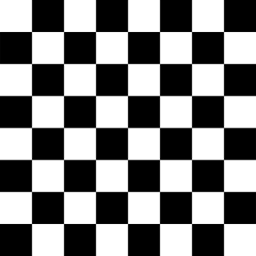
%> input picture HarrisCornerDetector/chess.png, 256 x 256 px
$ octave harris_corner.m   (GNU Octave 9; MATLAB toolbox functions it lacks are replaced by stand-ins)
%> lines starting %> are read from the running program, lines starting %| are printed output that depends on the picture

I=(imread('chess.png'));
%> I is the input picture: size 256x256x3 uint8; min 0, max 255, mean 127.4
if(size(I, 3)==1);
else I=rgb2gray(I);
%> I: size 256x256 uint8
end
%I=rgb2gray(S);
I2=im2double(I);
prewitt_x = [-1 0 1 ; -1 0 1; -1 0 1];
prewitt_y = [1 1 1 ; 0 0 0; -1 -1 -1];
Ix=conv2(I2,prewitt_x,'same');
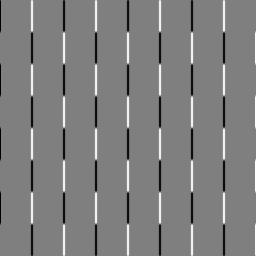
%> Ix: size 256x256 double; min -3, max 3, mean -1.63e-05; drawn with min black and max white
Iy=conv2(I2,prewitt_y,'same');
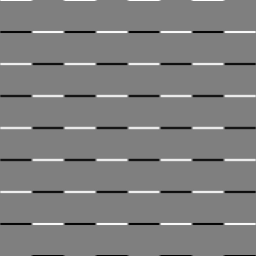
%> Iy: size 256x256 double; min -3, max 3, mean 3.59e-06; drawn with min black and max white
%calculation related to matrix M
%determinant of matrix M
k=input('Enter k: between 0.04 and 0.15: ');%b/w 0.04-0.15
%> the answer given: 3
det=(Ix.^2).*(Iy.^2)-(Ix.*Iy);
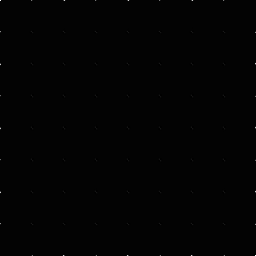
%> det: size 256x256 double; min -0.249, max 20, mean 0.00957; drawn with min black and max white
trace=(Ix.^2)+(Iy.^2);
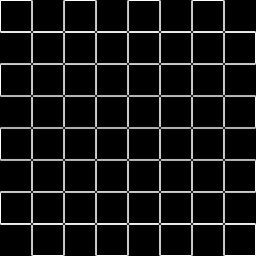
%> trace: size 256x256 double; min 0, max 9, mean 0.809; drawn with min black and max white
Mc=det-(trace.^2)*k;
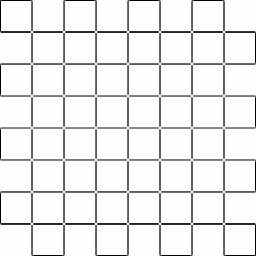
%> Mc: size 256x256 double; min -243, max 0.0141, mean -17.17; drawn with min black and max white
inter1=size(I,1);
%> inter1 = 256
level = graythresh(Mc);
%> level = 0.00392
Mc = im2bw(Mc,level);
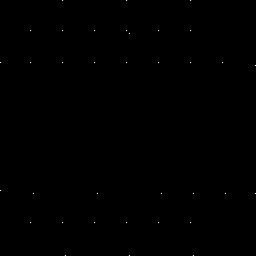
%> Mc: size 256x256 logical; 0.05% white in thin lines or dots
for i=1:inter1
    for j=1:inter1
        if (i==1) || (j==1) || (i==inter1) || (j==inter1)
            arr(i,j)=Mc(i,j);
        else
            a=[Mc(i,j+1),Mc(i,j-1),Mc(i+1,j),Mc(i-1,j),Mc(i+1,j+1),Mc(i-1,j-1),Mc(i-1,j+1),Mc(i+1,j-1)];
            m=max(a);
            arr(i,j)=m;
        end
    end
end
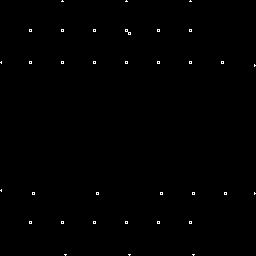
%> arr: size 256x256 logical; 0.37% white in thin lines or dots
%> after the loop, a = [false false false false false false false false]; m = false

thresh=level/2;
%> thresh = 0.00196
cimmx = (arr==Mc) & (arr>thresh);
%> cimmx: size 256x256 logical; 0.02% white in thin lines or dots
for i=1:inter1
    for j=1:inter1
        if(cimmx(i,j)==true) arr1(i,j)=0;
        else arr1(i,j)=1;
        end
    end
end
%> arr1: size 256x256 double; values 0 (black) and 1 (white), 100% white; black in thin lines or dots
imshow(arr1);
